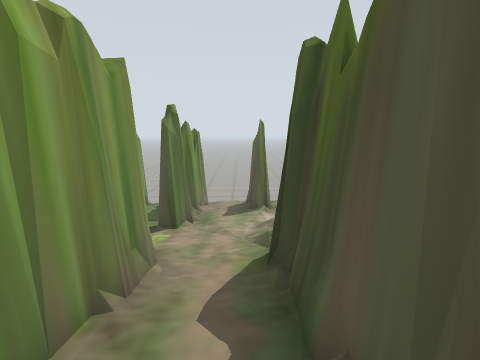
View 1 (above)

16 first-person views from a walk through a robot-simulator world made for Gazebo. The camera is 0.92 m above the floor, tilts 10° down and sees 80° across. Floor lines are 1 m apart. The floor is counted in squares, 0.5 m on a side. Each view is taken from the middle of a square. On the plan, view 1 faces up. The plan holds only what a view shows up to about 16 squares ahead; the rest is blank. The place goes on beyond the plan.

View 2
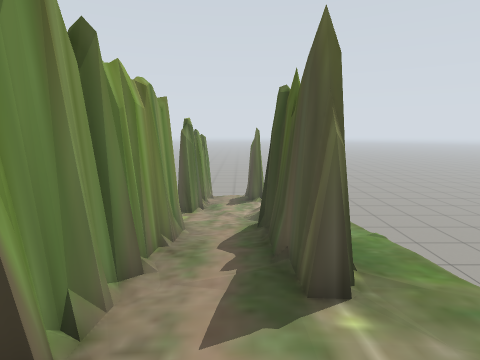

View 3
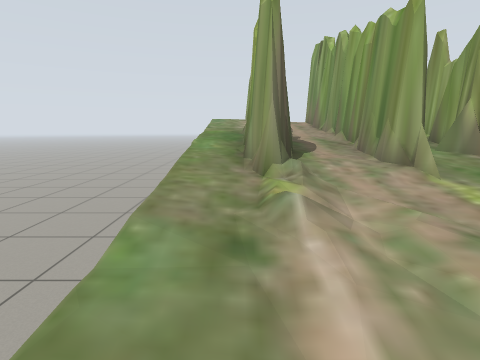

View 4
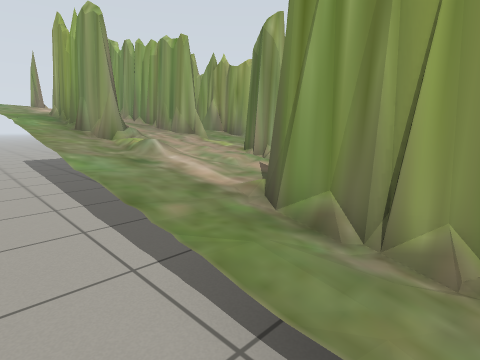

View 5
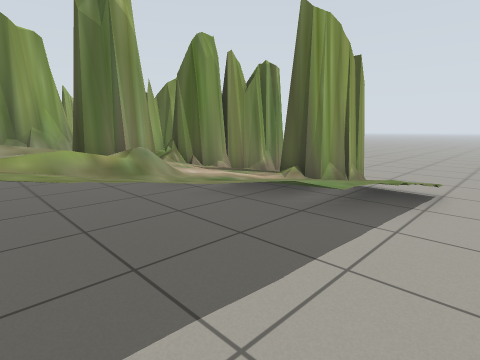

View 6
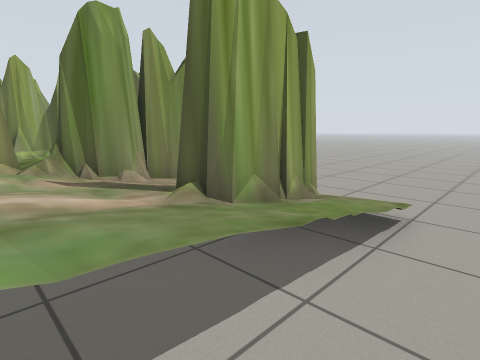

View 7
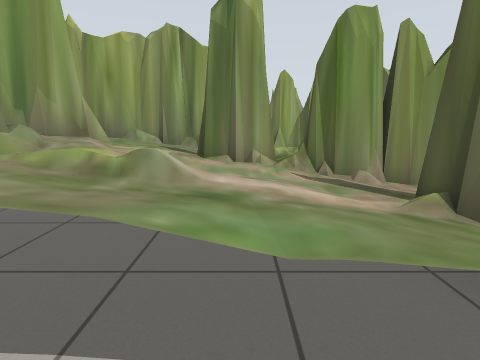

View 8
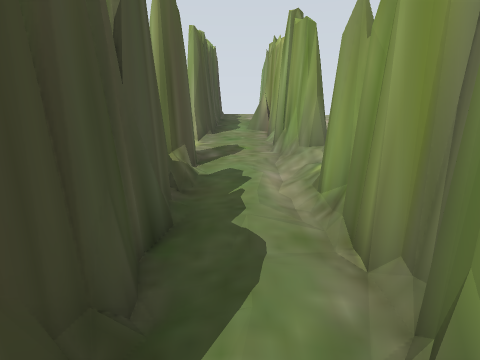

View 9
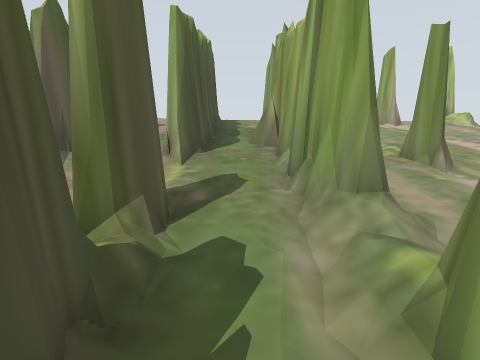

View 10
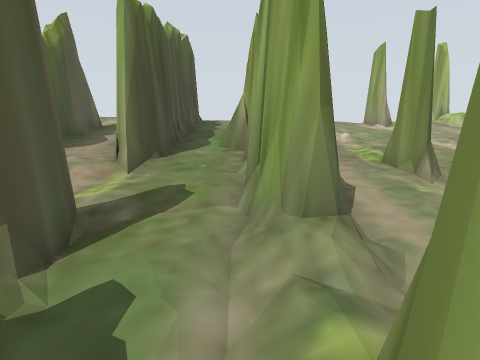

View 11
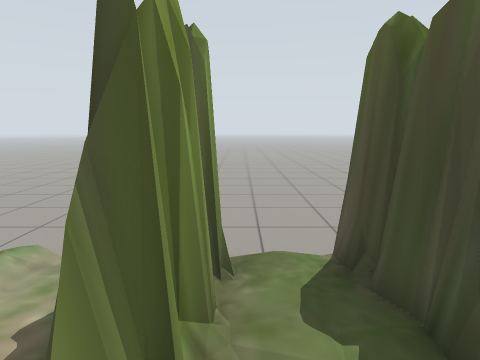

View 12
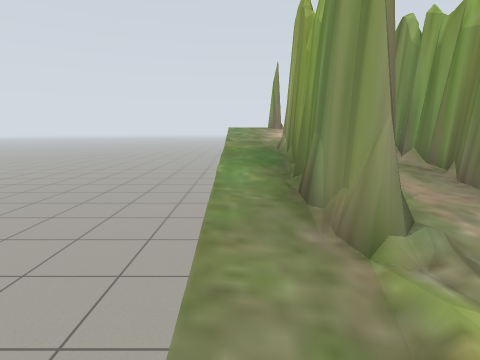

View 13
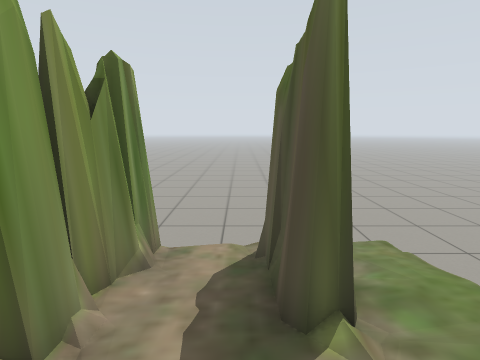

View 14
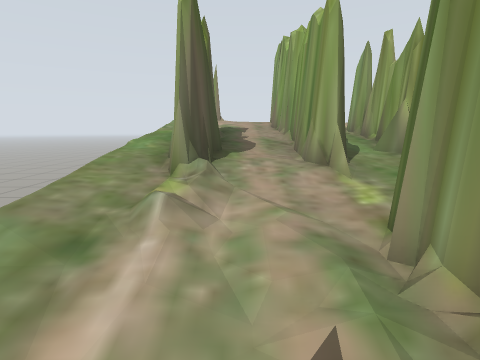

View 15
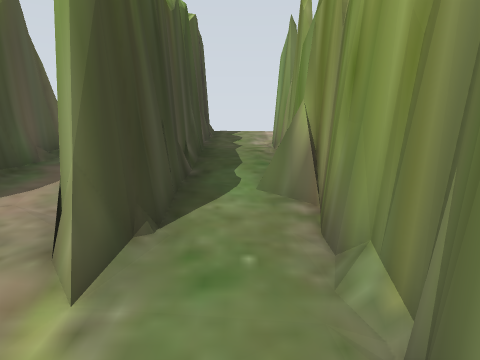

View 16
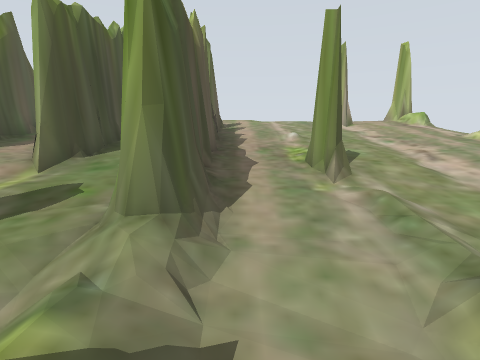

### Floor plan
Key: @ floor where view 1 was taken; # wall or solid block; . main floor; : floor 0.25 m higher than the main floor; + floor 0.5 m higher than the main floor; * floor 0.75 m higher than the main floor; % floor 1 m higher than the main floor; & floor 1.25 m higher than the main floor; $ floor 1.5 m higher than the main floor; / step, stairs or slope; = window, fence, low wall or low ledge.
Columns run from 16 left of view 1 to 5 right of it. Each row starts with its distance up from view 1.
 18      ...   ...........
 17      ...   ...........
 16        /. #..##..#.:..
 15        /. #.:##::#::..
 14         ::#::##::#::..
 13        # :#::##::#::..
 12        #  =///#+++++..
 11        +::+/+=#+++++..
 10       ++++//+##+++++..
  9      +++++##+##++/+*..
  8     ++++++##++++*/**..
  7     ++****#/*****/**..
  6    ****#**##**#**#**..
  5   ********##*#=*%##%..
  4  %%%**%%**##%##%%##%..
  3  %%%%%%%%%##%##%%#/%..
  2 /%%%%%%/%%##%##%%#/&..
  1 %&%%%%%%%%##&##&&#&&..
  0 &&&&&&%&&&##&#=&@&&&..
 -1 =&&&&&&&&&##&##&&&&&..
 -2 //&&#&&&&&&&&#=&&$$$..
 -3     =&&&$$$$$  $$$$$..

Positions as (right, up) in squares from view 1, and headings:
1: (0, 0), facing up
2: (0, -3), facing up
3: (2, 13), facing down
4: (5, 16), facing down-left
5: (5, 7), facing up-left
6: (5, 10), facing up-left
7: (5, 10), facing left
8: (-4, 17), facing down
9: (-4, 14), facing down
10: (-5, 13), facing down
11: (-5, 11), facing up
12: (3, 10), facing down
13: (0, 10), facing up
14: (0, 13), facing down
15: (-4, 9), facing down
16: (-7, 13), facing down
